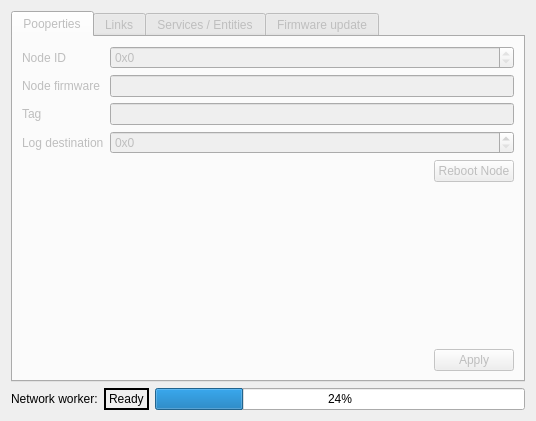
<?xml version="1.0" encoding="UTF-8"?>
<ui version="4.0">
 <class>NodeProps</class>
 <widget class="QWidget" name="NodeProps">
  <property name="geometry">
   <rect>
    <x>0</x>
    <y>0</y>
    <width>536</width>
    <height>421</height>
   </rect>
  </property>
  <property name="windowTitle">
   <string>Node Properties</string>
  </property>
  <layout class="QVBoxLayout" name="verticalLayout">
   <item>
    <widget class="QTabWidget" name="tabs">
     <property name="enabled">
      <bool>false</bool>
     </property>
     <property name="currentIndex">
      <number>0</number>
     </property>
     <widget class="QWidget" name="nodePropertiesTab">
      <attribute name="title">
       <string>Pooperties</string>
      </attribute>
      <layout class="QVBoxLayout" name="verticalLayout_2">
       <item>
        <layout class="QFormLayout" name="propertiesLayout">
         <item row="0" column="0">
          <widget class="QLabel" name="nodeIdLabel">
           <property name="text">
            <string>Node ID</string>
           </property>
          </widget>
         </item>
         <item row="0" column="1">
          <widget class="QSpinBox" name="nodeId">
           <property name="readOnly">
            <bool>true</bool>
           </property>
           <property name="prefix">
            <string>0x</string>
           </property>
           <property name="maximum">
            <number>2000000000</number>
           </property>
           <property name="displayIntegerBase">
            <number>16</number>
           </property>
          </widget>
         </item>
         <item row="1" column="0">
          <widget class="QLabel" name="nodeFirmwareLabel">
           <property name="text">
            <string>Node firmware</string>
           </property>
          </widget>
         </item>
         <item row="1" column="1">
          <widget class="QLineEdit" name="nodeFirmware">
           <property name="readOnly">
            <bool>true</bool>
           </property>
          </widget>
         </item>
         <item row="2" column="0">
          <widget class="QLabel" name="nodeTagLabel">
           <property name="text">
            <string>Tag</string>
           </property>
          </widget>
         </item>
         <item row="2" column="1">
          <widget class="QLineEdit" name="nodeTag"/>
         </item>
         <item row="3" column="0">
          <widget class="QLabel" name="logDestinationLabel">
           <property name="text">
            <string>Log destination</string>
           </property>
          </widget>
         </item>
         <item row="3" column="1">
          <widget class="QSpinBox" name="logDestination">
           <property name="prefix">
            <string>0x</string>
           </property>
           <property name="maximum">
            <number>2000000000</number>
           </property>
           <property name="displayIntegerBase">
            <number>16</number>
           </property>
          </widget>
         </item>
        </layout>
       </item>
       <item>
        <layout class="QHBoxLayout" name="horizontalLayout">
         <item>
          <spacer name="horizontalSpacer">
           <property name="orientation">
            <enum>Qt::Horizontal</enum>
           </property>
           <property name="sizeHint" stdset="0">
            <size>
             <width>40</width>
             <height>20</height>
            </size>
           </property>
          </spacer>
         </item>
         <item>
          <widget class="QPushButton" name="rebootNodeButton">
           <property name="text">
            <string>Reboot Node</string>
           </property>
          </widget>
         </item>
        </layout>
       </item>
       <item>
        <spacer name="verticalSpacer">
         <property name="orientation">
          <enum>Qt::Vertical</enum>
         </property>
         <property name="sizeHint" stdset="0">
          <size>
           <width>20</width>
           <height>122</height>
          </size>
         </property>
        </spacer>
       </item>
       <item>
        <layout class="QHBoxLayout" name="applyHorizontalLayout">
         <item>
          <spacer name="applyHorizontalSpacer">
           <property name="orientation">
            <enum>Qt::Horizontal</enum>
           </property>
           <property name="sizeHint" stdset="0">
            <size>
             <width>40</width>
             <height>20</height>
            </size>
           </property>
          </spacer>
         </item>
         <item>
          <widget class="QPushButton" name="applyButton">
           <property name="text">
            <string>Apply</string>
           </property>
          </widget>
         </item>
        </layout>
       </item>
      </layout>
     </widget>
     <widget class="QWidget" name="nodeLinksTab">
      <attribute name="title">
       <string>Links</string>
      </attribute>
      <layout class="QVBoxLayout" name="verticalLayout_5">
       <item>
        <widget class="QTableView" name="linksTable"/>
       </item>
      </layout>
     </widget>
     <widget class="QWidget" name="servicesTab">
      <attribute name="title">
       <string>Services / Entities</string>
      </attribute>
      <layout class="QVBoxLayout" name="verticalLayout_3">
       <item>
        <widget class="QTableView" name="entitiesTable">
         <property name="editTriggers">
          <set>QAbstractItemView::NoEditTriggers</set>
         </property>
         <property name="alternatingRowColors">
          <bool>true</bool>
         </property>
         <property name="selectionBehavior">
          <enum>QAbstractItemView::SelectRows</enum>
         </property>
        </widget>
       </item>
       <item>
        <layout class="QHBoxLayout" name="horizontalLayout_4">
         <item>
          <spacer name="entitiesSpacer1">
           <property name="orientation">
            <enum>Qt::Horizontal</enum>
           </property>
           <property name="sizeHint" stdset="0">
            <size>
             <width>40</width>
             <height>20</height>
            </size>
           </property>
          </spacer>
         </item>
         <item>
          <widget class="QPushButton" name="entitiesRefresh">
           <property name="text">
            <string>Refresh</string>
           </property>
          </widget>
         </item>
        </layout>
       </item>
      </layout>
     </widget>
     <widget class="QWidget" name="firmwareUpdateTab">
      <attribute name="title">
       <string>Firmware update</string>
      </attribute>
      <layout class="QVBoxLayout" name="verticalLayout_4">
       <item>
        <layout class="QHBoxLayout" name="horizontalLayout_2">
         <item>
          <widget class="QLabel" name="firmwarFileLabel">
           <property name="text">
            <string>Firmware file</string>
           </property>
          </widget>
         </item>
         <item>
          <widget class="QLineEdit" name="firmwareFile"/>
         </item>
         <item>
          <widget class="QPushButton" name="firmwareFileSelect">
           <property name="text">
            <string>Select file</string>
           </property>
          </widget>
         </item>
        </layout>
       </item>
       <item>
        <widget class="Line" name="line">
         <property name="orientation">
          <enum>Qt::Horizontal</enum>
         </property>
        </widget>
       </item>
       <item>
        <layout class="QHBoxLayout" name="horizontalLayout_3">
         <item>
          <widget class="QProgressBar" name="firmwareUploadState">
           <property name="value">
            <number>24</number>
           </property>
          </widget>
         </item>
         <item>
          <widget class="QPushButton" name="firmwareUploadButton">
           <property name="text">
            <string>Upload firmware</string>
           </property>
          </widget>
         </item>
        </layout>
       </item>
       <item>
        <spacer name="verticalSpacer_2">
         <property name="orientation">
          <enum>Qt::Vertical</enum>
         </property>
         <property name="sizeHint" stdset="0">
          <size>
           <width>20</width>
           <height>266</height>
          </size>
         </property>
        </spacer>
       </item>
      </layout>
     </widget>
    </widget>
   </item>
   <item>
    <layout class="QHBoxLayout" name="workerStatusLayout">
     <item>
      <widget class="QLabel" name="workerStatusLabel">
       <property name="text">
        <string>Network worker:</string>
       </property>
      </widget>
     </item>
     <item>
      <widget class="QLabel" name="workerResult">
       <property name="frameShape">
        <enum>QFrame::WinPanel</enum>
       </property>
       <property name="text">
        <string>Ready</string>
       </property>
      </widget>
     </item>
     <item>
      <widget class="QProgressBar" name="workerStatus">
       <property name="value">
        <number>24</number>
       </property>
      </widget>
     </item>
    </layout>
   </item>
  </layout>
 </widget>
 <resources/>
 <connections/>
</ui>
